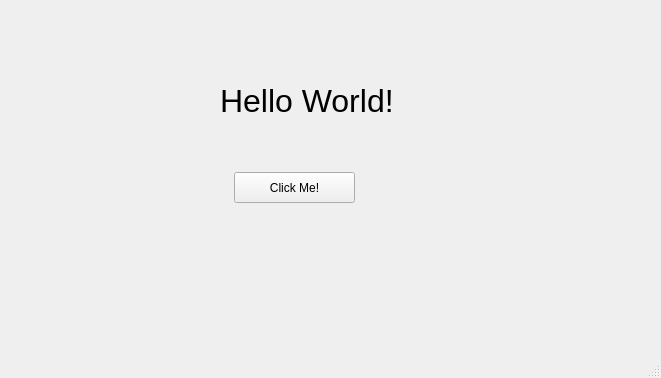
<?xml version="1.0" encoding="UTF-8"?>
<ui version="4.0">
 <class>MainWindow</class>
 <widget class="QMainWindow" name="MainWindow">
  <property name="geometry">
   <rect>
    <x>0</x>
    <y>0</y>
    <width>661</width>
    <height>378</height>
   </rect>
  </property>
  <property name="windowTitle">
   <string>MainWindow</string>
  </property>
  <widget class="QWidget" name="centralwidget">
   <widget class="QPushButton" name="pushButton">
    <property name="geometry">
     <rect>
      <x>234</x>
      <y>172</y>
      <width>121</width>
      <height>31</height>
     </rect>
    </property>
    <property name="text">
     <string>Click Me!</string>
    </property>
   </widget>
   <widget class="QLabel" name="label">
    <property name="geometry">
     <rect>
      <x>220</x>
      <y>70</y>
      <width>221</width>
      <height>61</height>
     </rect>
    </property>
    <property name="font">
     <font>
      <pointsize>24</pointsize>
     </font>
    </property>
    <property name="text">
     <string>Hello World!</string>
    </property>
   </widget>
  </widget>
  <widget class="QMenuBar" name="menubar">
   <property name="geometry">
    <rect>
     <x>0</x>
     <y>0</y>
     <width>661</width>
     <height>21</height>
    </rect>
   </property>
  </widget>
  <widget class="QStatusBar" name="statusbar"/>
 </widget>
 <resources/>
 <connections/>
</ui>
